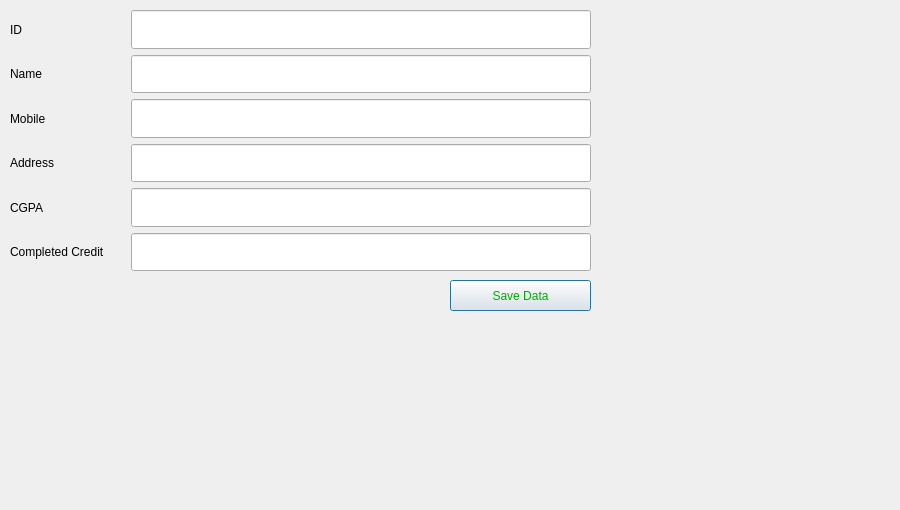
<?xml version="1.0" encoding="UTF-8"?>
<ui version="4.0">
 <class>AddInfo</class>
 <widget class="QDialog" name="AddInfo">
  <property name="geometry">
   <rect>
    <x>0</x>
    <y>0</y>
    <width>900</width>
    <height>510</height>
   </rect>
  </property>
  <property name="minimumSize">
   <size>
    <width>900</width>
    <height>510</height>
   </size>
  </property>
  <property name="maximumSize">
   <size>
    <width>900</width>
    <height>510</height>
   </size>
  </property>
  <property name="windowTitle">
   <string>Dialog</string>
  </property>
  <property name="styleSheet">
   <string notr="true">background-image: url(:/Database/background.jpg);</string>
  </property>
  <widget class="QPushButton" name="pushButton">
   <property name="geometry">
    <rect>
     <x>450</x>
     <y>280</y>
     <width>141</width>
     <height>31</height>
    </rect>
   </property>
   <property name="styleSheet">
    <string notr="true">font: 16pt &quot;Impact&quot;;
color: rgb(0, 170, 0);</string>
   </property>
   <property name="text">
    <string>Save Data</string>
   </property>
  </widget>
  <widget class="QWidget" name="layoutWidget">
   <property name="geometry">
    <rect>
     <x>10</x>
     <y>10</y>
     <width>581</width>
     <height>261</height>
    </rect>
   </property>
   <layout class="QVBoxLayout" name="verticalLayout">
    <item>
     <layout class="QHBoxLayout" name="horizontalLayout">
      <item>
       <widget class="QLabel" name="label_id">
        <property name="sizePolicy">
         <sizepolicy hsizetype="Preferred" vsizetype="Preferred">
          <horstretch>1</horstretch>
          <verstretch>0</verstretch>
         </sizepolicy>
        </property>
        <property name="styleSheet">
         <string notr="true">color: rgb(0, 0, 0);
font: 15pt &quot;Impact&quot;;</string>
        </property>
        <property name="text">
         <string>ID</string>
        </property>
       </widget>
      </item>
      <item>
       <widget class="QLineEdit" name="lineEdit_id">
        <property name="sizePolicy">
         <sizepolicy hsizetype="Expanding" vsizetype="Preferred">
          <horstretch>4</horstretch>
          <verstretch>0</verstretch>
         </sizepolicy>
        </property>
        <property name="styleSheet">
         <string notr="true">color: rgb(0, 0, 0);
font: 75 14pt &quot;MS Shell Dlg 2&quot;;</string>
        </property>
       </widget>
      </item>
     </layout>
    </item>
    <item>
     <layout class="QHBoxLayout" name="horizontalLayout_2">
      <item>
       <widget class="QLabel" name="label_name">
        <property name="sizePolicy">
         <sizepolicy hsizetype="Preferred" vsizetype="Preferred">
          <horstretch>1</horstretch>
          <verstretch>0</verstretch>
         </sizepolicy>
        </property>
        <property name="styleSheet">
         <string notr="true">color: rgb(0, 0, 0);
font: 15pt &quot;Impact&quot;;</string>
        </property>
        <property name="text">
         <string>Name</string>
        </property>
       </widget>
      </item>
      <item>
       <widget class="QLineEdit" name="lineEdit_name">
        <property name="sizePolicy">
         <sizepolicy hsizetype="Expanding" vsizetype="Preferred">
          <horstretch>4</horstretch>
          <verstretch>0</verstretch>
         </sizepolicy>
        </property>
        <property name="styleSheet">
         <string notr="true">color: rgb(0, 0, 0);
font: 75 14pt &quot;MS Shell Dlg 2&quot;;</string>
        </property>
       </widget>
      </item>
     </layout>
    </item>
    <item>
     <layout class="QHBoxLayout" name="horizontalLayout_3">
      <item>
       <widget class="QLabel" name="label_mobile">
        <property name="sizePolicy">
         <sizepolicy hsizetype="Preferred" vsizetype="Preferred">
          <horstretch>1</horstretch>
          <verstretch>0</verstretch>
         </sizepolicy>
        </property>
        <property name="styleSheet">
         <string notr="true">color: rgb(0, 0, 0);
font: 15pt &quot;Impact&quot;;</string>
        </property>
        <property name="text">
         <string>Mobile</string>
        </property>
       </widget>
      </item>
      <item>
       <widget class="QLineEdit" name="lineEdit_mobile">
        <property name="sizePolicy">
         <sizepolicy hsizetype="Expanding" vsizetype="Preferred">
          <horstretch>4</horstretch>
          <verstretch>0</verstretch>
         </sizepolicy>
        </property>
        <property name="styleSheet">
         <string notr="true">color: rgb(0, 0, 0);
font: 75 14pt &quot;MS Shell Dlg 2&quot;;</string>
        </property>
       </widget>
      </item>
     </layout>
    </item>
    <item>
     <layout class="QHBoxLayout" name="horizontalLayout_4">
      <item>
       <widget class="QLabel" name="label_address">
        <property name="sizePolicy">
         <sizepolicy hsizetype="Preferred" vsizetype="Preferred">
          <horstretch>1</horstretch>
          <verstretch>0</verstretch>
         </sizepolicy>
        </property>
        <property name="styleSheet">
         <string notr="true">color: rgb(0, 0, 0);
font: 15pt &quot;Impact&quot;;</string>
        </property>
        <property name="text">
         <string>Address </string>
        </property>
       </widget>
      </item>
      <item>
       <widget class="QLineEdit" name="lineEdit_address">
        <property name="sizePolicy">
         <sizepolicy hsizetype="Expanding" vsizetype="Preferred">
          <horstretch>4</horstretch>
          <verstretch>0</verstretch>
         </sizepolicy>
        </property>
        <property name="styleSheet">
         <string notr="true">color: rgb(0, 0, 0);
font: 75 14pt &quot;MS Shell Dlg 2&quot;;</string>
        </property>
       </widget>
      </item>
     </layout>
    </item>
    <item>
     <layout class="QHBoxLayout" name="horizontalLayout_5">
      <item>
       <widget class="QLabel" name="label_cgpa">
        <property name="sizePolicy">
         <sizepolicy hsizetype="Preferred" vsizetype="Preferred">
          <horstretch>1</horstretch>
          <verstretch>0</verstretch>
         </sizepolicy>
        </property>
        <property name="styleSheet">
         <string notr="true">color: rgb(0, 0, 0);
font: 15pt &quot;Impact&quot;;</string>
        </property>
        <property name="text">
         <string>CGPA</string>
        </property>
       </widget>
      </item>
      <item>
       <widget class="QLineEdit" name="lineEdit_cgpa">
        <property name="sizePolicy">
         <sizepolicy hsizetype="Expanding" vsizetype="Preferred">
          <horstretch>4</horstretch>
          <verstretch>0</verstretch>
         </sizepolicy>
        </property>
        <property name="styleSheet">
         <string notr="true">color: rgb(0, 0, 0);
font: 75 14pt &quot;MS Shell Dlg 2&quot;;</string>
        </property>
       </widget>
      </item>
     </layout>
    </item>
    <item>
     <layout class="QHBoxLayout" name="horizontalLayout_6">
      <item>
       <widget class="QLabel" name="label_credit">
        <property name="sizePolicy">
         <sizepolicy hsizetype="Preferred" vsizetype="Preferred">
          <horstretch>1</horstretch>
          <verstretch>0</verstretch>
         </sizepolicy>
        </property>
        <property name="styleSheet">
         <string notr="true">color: rgb(0, 0, 0);
font: 15pt &quot;Impact&quot;;</string>
        </property>
        <property name="text">
         <string>Completed Credit</string>
        </property>
       </widget>
      </item>
      <item>
       <widget class="QLineEdit" name="lineEdit_cc">
        <property name="sizePolicy">
         <sizepolicy hsizetype="Expanding" vsizetype="Preferred">
          <horstretch>4</horstretch>
          <verstretch>0</verstretch>
         </sizepolicy>
        </property>
        <property name="styleSheet">
         <string notr="true">color: rgb(0, 0, 0);
font: 75 14pt &quot;MS Shell Dlg 2&quot;;</string>
        </property>
       </widget>
      </item>
     </layout>
    </item>
   </layout>
  </widget>
 </widget>
 <resources/>
 <connections/>
</ui>
